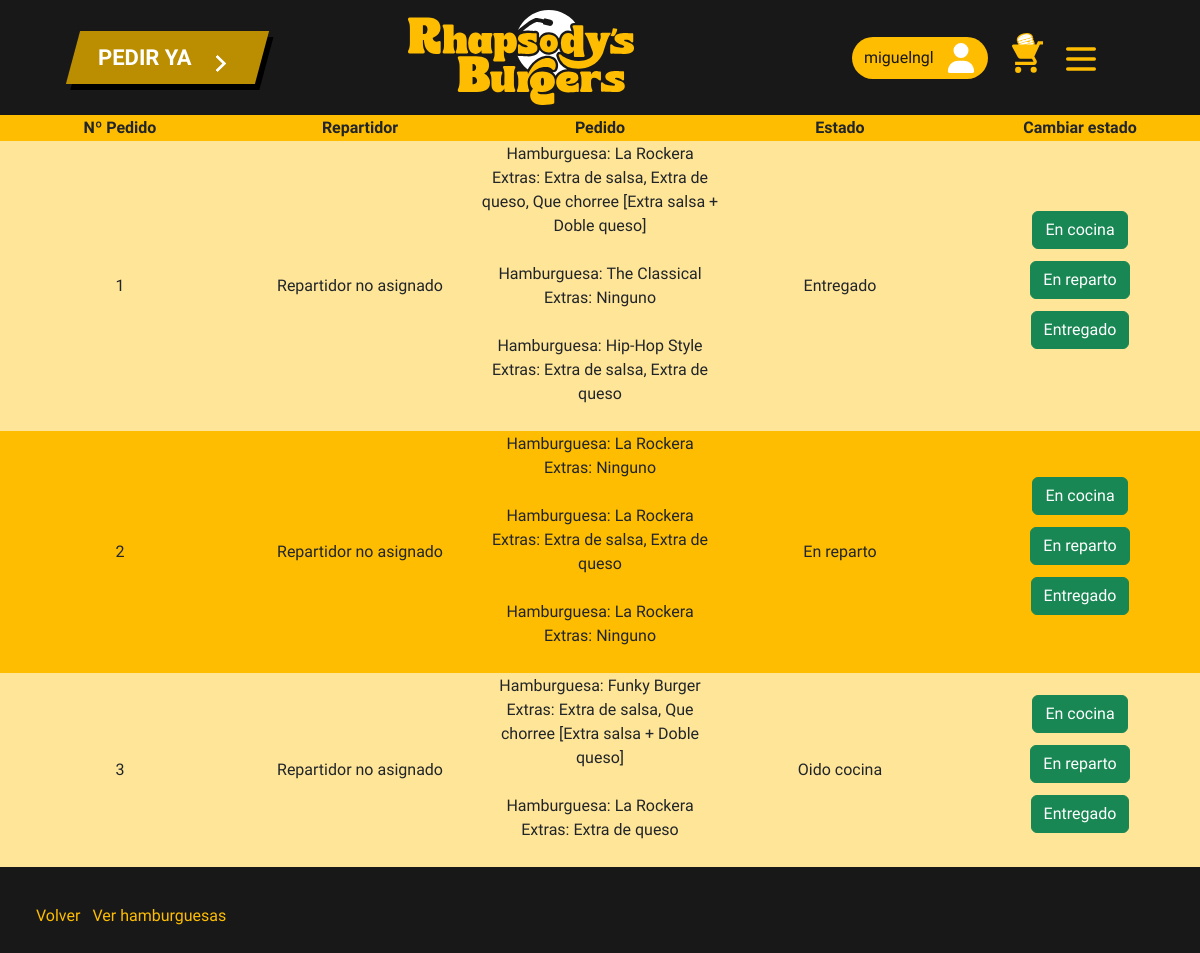
The app's page /cs_cocina.php (signed in), older data.
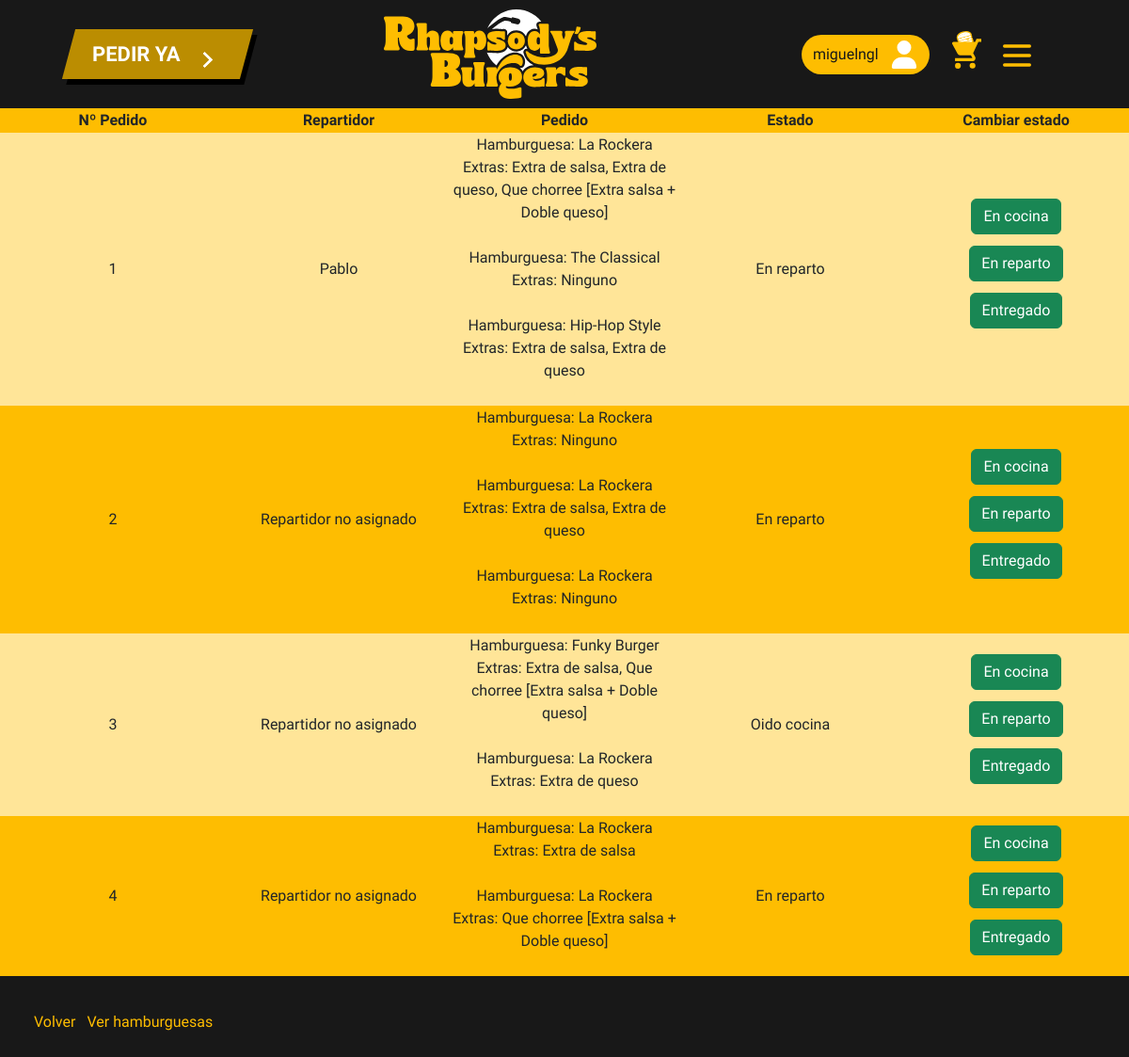
The same page, newer data.
### tables this page shows
CREATE TABLE `pedidos` (
  `ID_Pedido` int(11) NOT NULL,
  `ID_Usuario` int(11) NOT NULL,
  `Nombre_Cliente` varchar(255) NOT NULL,
  `Pedido` varchar(512) NOT NULL,
  `Direccion` varchar(255) NOT NULL,
  `Estado` int(11) NOT NULL DEFAULT 0,
  `ID_Repartidor` int(11) DEFAULT NULL
);

CREATE TABLE `usuario` (
  `IdUsuario` int(11) NOT NULL,
  `Apodo` varchar(255) DEFAULT NULL,
  `Nombre` varchar(255) DEFAULT NULL,
  `Apellidos` varchar(255) DEFAULT NULL,
  `Direccion` varchar(255) DEFAULT NULL,
  `Correo` varchar(255) DEFAULT NULL,
  `Contrasena` varchar(255) DEFAULT NULL,
  `Tipo_usuario` tinyint(1) DEFAULT NULL
);

### cs_cocina.php (the view, shortened to what the changed rows need)
<!DOCTYPE html>
<html lang="en">
<head>
    <link rel="stylesheet" href="css/normalize.css">
    <link href="https://cdn.jsdelivr.net/npm/bootstrap@5.3.2/dist/css/bootstrap.min.css" rel="stylesheet">
    <link rel="stylesheet" href="css/gestiones.css">
    <link rel="stylesheet" href="css/header.css">
    <link rel="stylesheet" href="css/footer.css">
</head>
<body>
<?php
include './php/conexion.php';
if(isset($_SESSION["Usu"])){
    $idUsu = $_SESSION["Usu"];
    $consulta1 = "SELECT * FROM `usuario` WHERE `Apodo` =  ?";
    $stmt = $conexion->prepare($consulta1);
    $stmt->bind_param("s", $idUsu);
    $stmt->execute();
    $result = $stmt->get_result();
    if($result->num_rows > 0){
        $array = $result->fetch_assoc();
        if($array["Tipo_usuario"] == 1){
            $consulta2 = "SELECT * FROM `pedidos`";
            $stmt2 = $conexion->prepare($consulta2);
            $stmt2->execute();
            $result2 = $stmt2->get_result();
            if($result2->num_rows > 0){
                echo "<table>";
                echo "<tr><th>Nº Pedido</th><th>Repartidor</th><th>Pedido</th><th>Estado</th><th>Cambiar estado</th></tr>";
                foreach ($result2 as $pedido) {
                    echo "<tr>";
                    echo "<td>" . $pedido['ID_Pedido'] . "</td>";
                    if($pedido['ID_Repartidor'] == NULL || $pedido['ID_Repartidor'] == ""){
                        echo "<td>Repartidor no asignado</td>";
                    }else{
                        $consultaRep = "SELECT * FROM `repartidores` WHERE `ID_Repartidor` = ?";
                        $stmt3 = $conexion->prepare($consultaRep);
                        $stmt3->bind_param("i", $pedido['ID_Repartidor']);
                        $stmt3->execute();
                        $resultado3 = $stmt3->get_result();
                        $repartidor = $resultado3->fetch_assoc();
                        $consultaNombreRep = "SELECT * FROM `usuario` WHERE `IdUsuario` =  ?";
                        $stmt4 = $conexion->prepare($consultaNombreRep);
                        $stmt4->bind_param("i", $repartidor['ID_Usuario']);
                        $stmt4->execute();
                        $resultado4 = $stmt4->get_result();
                        $datosRepartidor = $resultado4->fetch_assoc();
                        echo "<td>" . $datosRepartidor['Nombre'] . "</td>";
                    }
                    echo "<td>";
                        $burgers = explode("}, ", $pedido['Pedido']);
                        if (end($burgers) !== "") {
                            $burgers[count($burgers) - 1] .= "}";
                        }
                        foreach ($burgers as $burger) {
                            $parts = explode(" - {EXTRAS: ", $burger);
                            if (count($parts) == 2) {
                                $name = $parts[0];
                                $extras = rtrim($parts[1], '}');
                            } else {
                                $name = $burger;
                                $extras = '';
                            }
                            echo "Hamburguesa: " . $name . "<br>";
                            if (!empty($extras)) {
                                echo "Extras: " . $extras . "<br><br>";
                            } else {
                                echo "Extras: Ninguno<br><br>";
                            }
                        }
                    echo "</td>";
                    if($pedido['Estado'] == 0){
                        echo "<td>Oido cocina</td>";
                    }elseif($pedido['Estado'] == 1){
                        echo "<td>En reparto</td>";
                    }else{
                        echo "<td>Entregado</td>";
                    };
                    echo "<td class='estado'>
                    <form action='php/cambiarPedido.php' method='post' enctype='multipart/form-data'>
                        <input type='number' id='id' name='id' class='d-none' value='".$pedido['ID_Pedido']."'>
                        <input type='hidden' name='estado' value='0'>
                        <input type='submit' id='enviar_admin' class='btn btn-success' value='En cocina'>
                    </form>
                    <form action='php/cambiarPedido.php' method='post' enctype='multipart/form-data'>
                        <input type='number' id='id' name='id' class='d-none' value='".$pedido['ID_Pedido']."'>
                        <input type='hidden' name='estado' value='1'>
                        <input type='submit' id='enviar_cocinero' class='btn btn-success' value='En reparto'>
                    </form>
                    <form action='php/cambiarPedido.php' method='post' enctype='multipart/form-data'>
                        <input type='number' id='id' name='id' class='d-none' value='".$pedido['ID_Pedido']."'>
                        <input type='hidden' name='estado' value='2'>
                        <input type='submit' id='enviar_cocinero' class='btn btn-success' value='Entregado'>
                    </form>
                    </td>";
                    echo "</tr>";
                }
                echo "</table>";
            }
        }else{
            echo("<h4>ERROR 404 NOT FOUND</h4>");
        }
    }else{
        echo("<h4>ERROR 404 NOT FOUND</h4>");
    }
    }else{
        echo("<h4>ERROR 404 NOT FOUND</h4>");
    }
?>
</body>
</html>

Row changes from the older to the newer data that the page shows:
changed pedidos id 1: usuario.Nombre (not shown) → "Pablo"; Estado "Entregado" → "En reparto"; no longer shows "Repartidor no asignado"
added pedidos: ID_Pedido "4", shows "Repartidor no asignado", name "La Rockera", extras "Extra de salsa", extras "Que chorree [Extra salsa + Doble queso]", Estado "En reparto"
